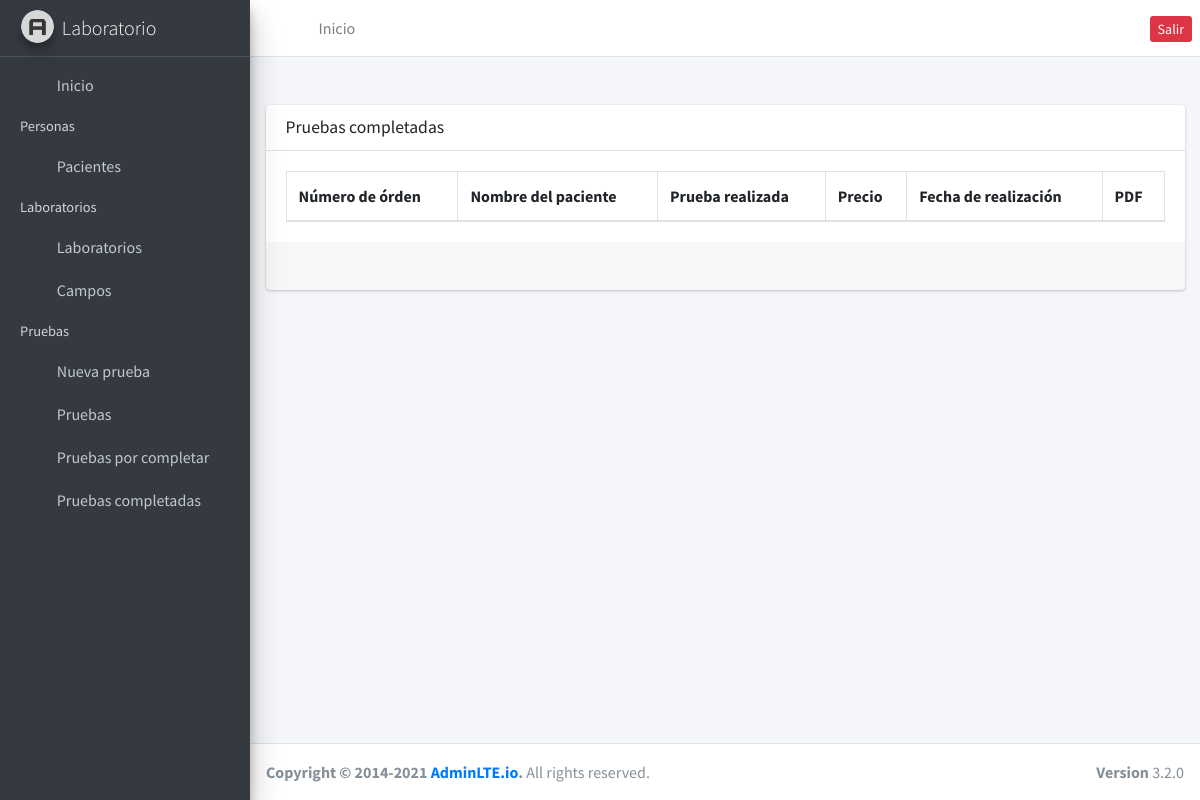
Page /tests/completed/ (signed in) on the earlier database version.
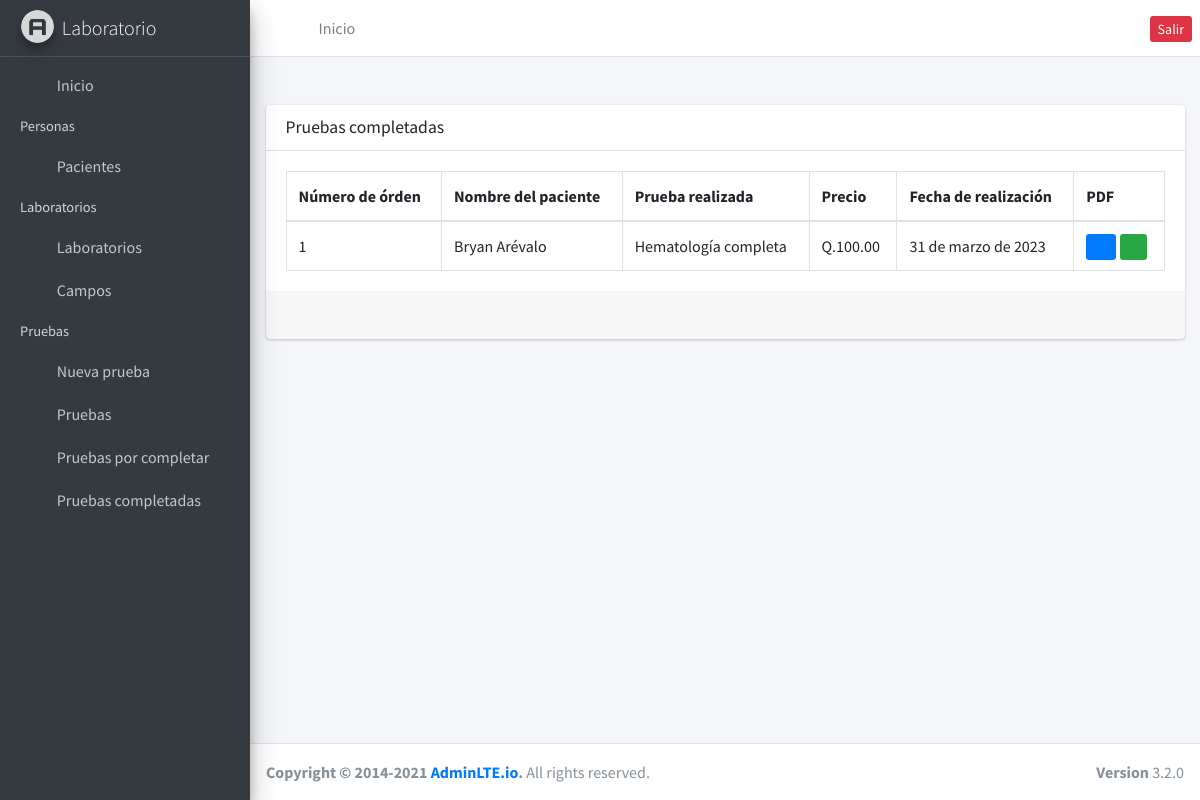
Same page on the later database version.
### testsApp/models.py (models this page shows, shortened)
class Test(models.Model):
    patient = models.ForeignKey(Clients, on_delete=models.PROTECT)
    lab = models.ForeignKey(Laboratory, on_delete=models.PROTECT)
    completed = models.BooleanField(default=False)
    comment = models.CharField(default='No hay comentarios', max_length=255)
    created_at = models.DateField(default=datetime.date.today)

### clientes/models.py (models this page shows, shortened)
class Clients(models.Model):
    name = models.CharField(max_length=255, default='N/A', null=False)
    birth = models.DateField(default=datetime.date.today, auto_now=False)
    phone = models.CharField(max_length=15, null=True)
    dpi = models.CharField(max_length=20, null=False, default='N/A')
    email = models.EmailField(default='n/a', null=False)
    sex = models.IntegerField(default=1)
    nit = models.CharField(max_length=20, default='N/A')
    created_at = models.DateField(auto_now=True)

### laboratories/models.py (models this page shows, shortened)
class Laboratory(models.Model):
    name = models.CharField(max_length=255, null=False)
    price = models.FloatField(default=0.00, null=False)

### testsApp/views.py (the view)
# urls.py: path('completed/', completed_tests, name="completed_tests"),
@login_required
def completed_tests(request):
    tests = Test.objects.filter(completed=True).order_by('-created_at').select_related('patient', 'lab')
    page = request.GET.get('page', 1)
    try:
        paginator = Paginator(tests, 10)
        clients = paginator.page(page)
    except:
        return redirect('/tests')
    context = { 'entity': tests, 'paginator': paginator }
    return render(request, 'completed_tests.html', context)

### testsApp/templates/completed_tests.html (shortened to what this page needs)
{% extends "base.html" %} {% block content %}
<div class="card mt-4">
  <div class="card-header">
    <h3 class="card-title">Pruebas completadas</h3>
  </div>
  <div class="card-body">
    <table class="table table-bordered">
      <thead>
        <tr>
          <th>Número de órden</th>
          <th>Nombre del paciente</th>
          <th>Prueba realizada</th>
          <th>Precio</th>
          <th>Fecha de realización</th>
          <th>PDF</th>
        </tr>
      </thead>
      <tbody>
        {% for test in entity %}
        <tr>
          <td>{{ test.id }}</td>
          <td>{{ test.patient.name }}</td>
          <td>{{ test.lab.name }}</td>
          <td>Q.{{ test.lab.price|stringformat:'.2f' }}</td>
          <td>{{ test.created_at }}</td>
          <td>
            <a href="{% url 'send_pdf' test.id %}" target="_blank" class="btn-sm btn-primary">
              <i class="fas fa-file-pdf"></i>
            </a>
            <a
              class="ml-1 btn-sm btn-success whatsappButton"
              url="{% url 'send_pdf' test.id %}"
              phone="{{ test.patient.phone }}"
              testName="{{ test.lab.name }}"
            >
              <i class="fab fa-whatsapp"></i>
            </a>
          </td>
        </tr>
        {% endfor %}
      </tbody>
    </table>
  </div>
  <div class="card-footer clearfix">{% include 'paginator.html' %}</div>
  <div class="card-footer clearfix"></div>
</div>
{% endblock %}

Differences in the rows shown:
added Test: id "1", patient.name "Bryan Arévalo", lab.name "Hematología completa", lab.price "100.00", created_at "31 de marzo de 2023"
